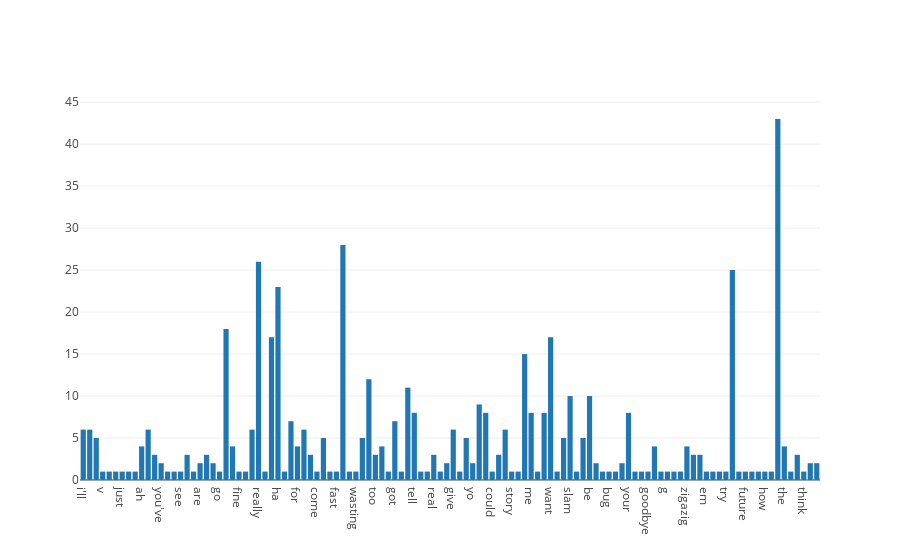

The notebook cell this image was saved under:
### Code cell
import sandbox

### Figure 1 — Plotly figure (JSON) as saved in the notebook; plotly's stock layout.template omitted (floating-point values rounded to 4 significant figures)
{"data": [{"type": "bar", "uid": "7a6a85ea-a6c6-451e-8b8a-98d7609a297d", "x": ["i'll", "body", "all", "v", "love", "forget", "just", "don't", "feel", "ah", "is", "ends", "you've", "past", "carefully", "see", "way", "won't", "are", "have", "in", "go", "my", "forever", "fine", "precious", "down", "really", "doesn't", "what", "ha", "from", "and", "for", "to", "that's", "come", "make", "that", "fast", "wanna", "better", "wasting", "a", "gotta", "too", "easy", "then", "got", "as", "if", "tell", "she's", "listen", "real", "do", "we", "give", "handle", "around", "yo", "get", "with", "could", "never", "friends", "story", "free", "it", "me", "mc", "lover", "want", "know", "so", "slam", "time", "wind", "be", "now", "lady", "bug", "here's", "who", "your", "on", "about", "goodbye", "last", "like", "g", "oh", "hasty", "zigazig", "taking", "but", "em", "together", "face", "try", "i", "you'll", "future", "place", "can", "how", "act", "you", "the", "z", "friendship", "think", "say", "likes"], "y": [6, 6, 5, 1, 1, 1, 1, 1, 1, 4, 6, 3, 2, 1, 1, 1, 3, 1, 2, 3, 2, 1, 18, 4, 1, 1, 6, 26, 1, 17, 23, 1, 7, 4, 6, 3, 1, 5, 1, 1, 28, 1, 1, 5, 12, 3, 4, 1, 7, 1, 11, 8, 1, 1, 3, 1, 2, 6, 1, 5, 2, 9, 8, 1, 3, 6, 1, 1, 15, 8, 1, 8, 17, 1, 5, 10, 1, 5, 10, 2, 1, 1, 1, 2, 8, 1, 1, 1, 4, 1, 1, 1, 1, 4, 3, 3, 1, 1, 1, 1, 25, 1, 1, 1, 1, 1, 1, 43, 4, 1, 3, 1, 2, 2]}], "layout": {}}
